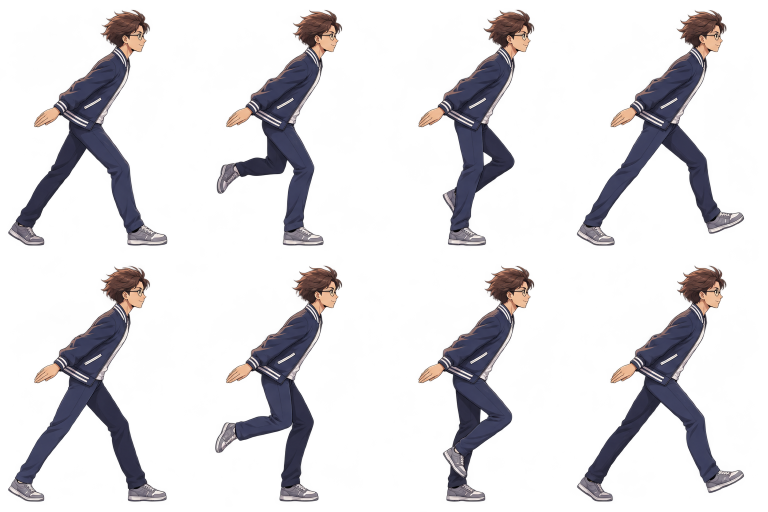
#> input picture art/protagonist/anime-run-ninja-v2/run-source.png, 1536 x 1024 px (shown at 1/2 size)
$ python register.py ../../anime-run-ninja-v2/run-source.png
#> lines starting #> are read from the running program, lines starting #| are printed output that depends on the picture
"""Measure complete grounded ninja cels and choose stable packing origins."""
from pathlib import Path
from PIL import Image
import json, numpy as np, sys, shutil

root=Path(__file__).resolve().parents[1]
source=Path(sys.argv[1]);im=Image.open(source)
#> further down, im is the input picture: PIL image 1536x1024 RGBA; mean R, G, B, A 70.4, 63.8, 69.9, 50.2
assert im.mode=='RGBA'
w,h=im.size;assert w%4==0 and h%2==0
#> after `w, h = im.size`: w = 1536; h = 1024
a=np.array(im.getchannel('A'))
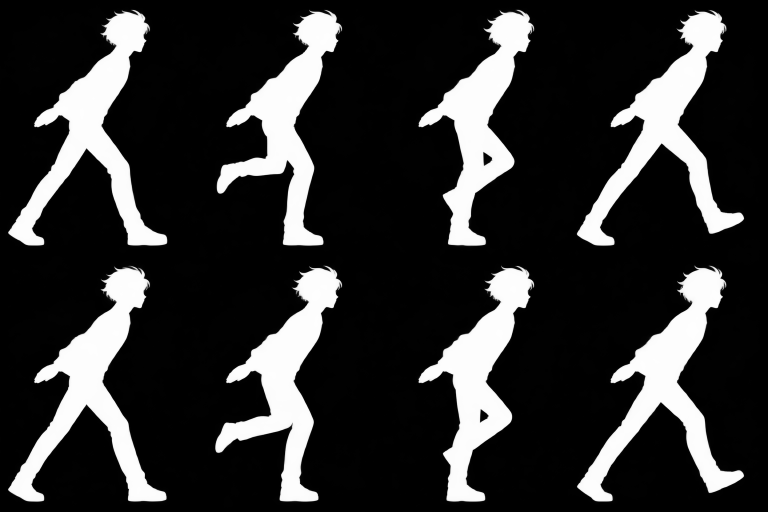
#> a: shape (1024, 1536) (shown at 1/2 size); min 0, max 254, mean 50.2
assert float((a<16).mean())>.65,'Visible background haze remains.'
fw,fh=w//4,h//2;ground=round(fh*.9375)
#> after `fw, fh = (w // 4, h // 2)`: fw = 384; fh = 512
#> after `ground = round(fh * 0.9375)`: ground = 480
measure=[]
for i in range(8):
 x=i%4*fw;y=i//4*fh;mask=a[y:y+fh,x:x+fw]
 yy,xx=np.where(mask>180);assert len(xx)>1000
 top,bottom=int(yy.min()),int(yy.max())
 head=mask[top:top+round((bottom-top)*.20)]
 hy,hx=np.where(head>180)
 measure.append({'sourceX':x,'sourceY':y,'top':top,'bottom':bottom,'left':int(xx.min()),'right':int(xx.max()),'headFrontX':int(hx.max())})
#> this loop made 8 passes
#> top on passes 1 to 8: 20, 21, 20, 21, 21, 20, 21, 20
#> pass 1, `mask = a[y:y + fh, x:x + fw]`:
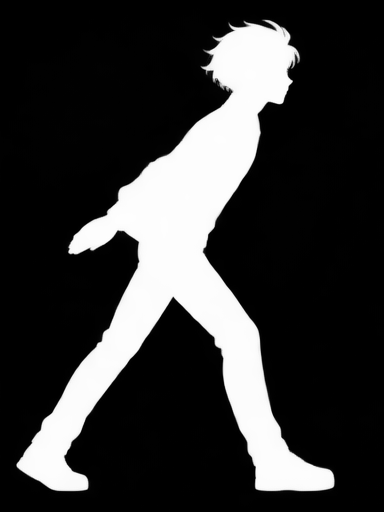
#> mask: shape (512, 384); min 0, max 254, mean 53.6
#> pass 1, `head=mask[top:top+round((bottom-top)*.20)]`:
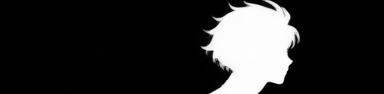
#> head: shape (94, 384); min 0, max 254, mean 42.3
#> pass 2, `mask = a[y:y + fh, x:x + fw]`:
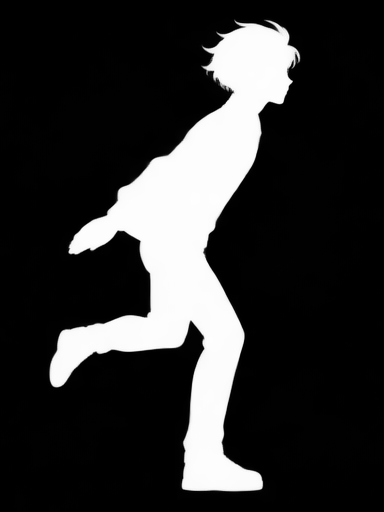
#> mask: shape (512, 384); min 0, max 254, mean 47.6
#> pass 2, `head=mask[top:top+round((bottom-top)*.20)]`:
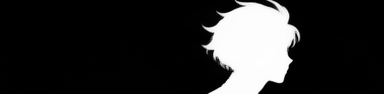
#> head: shape (94, 384); min 0, max 254, mean 42.2
#> after the loop, measure = 8 items
lower=max(m['headFrontX']-m['left']+3 for m in measure)
#> lower = 300
upper=min(m['headFrontX']+fw-4-m['right'] for m in measure)
#> upper = 344
assert lower<=upper,'No common horizontal anchor fits all full cels.'
anchor=max(lower,min(round(fw*.75),upper))
#> anchor = 300
print('Shared head anchor:',anchor)
#| Shared head anchor: 300
frames=[]
for i,m in enumerate(measure):
 flight=False
 dx=anchor-m['headFrontX']
 dy=ground-m['bottom']
 assert m['left']+dx>0 and m['right']+dx<fw-1
 assert m['top']+dy>0 and m['bottom']+dy<fh-1
 gap=ground-(m['bottom']+dy)
 frames.append({'index':i,'sourceX':m['sourceX'],'sourceY':m['sourceY'],'offsetX':dx,'offsetY':dy,'flight':flight,'floorGap':gap,'headFrontX':m['headFrontX']})
#> this loop made 8 passes
#> dx on passes 1 to 8: 2, 1, 1, 1, 2, 1, 1, 1
#> after the loop, frames = 8 items
shutil.copyfile(source,root/'run-source.png')
(root/'registration.json').write_text(json.dumps({'columns':4,'rows':2,'frameWidth':fw,'frameHeight':fh,'groundY':ground,'fps':12,'frames':frames},indent=2)+'\n')
print('Registered eight run cels:',im.size)
#| Registered eight run cels: (1536, 1024)
print('Support clearances:',[f['floorGap'] for f in frames])
#| Support clearances: [0, 0, 0, 0, 0, 0, 0, 0]
print('Offsets:',[(f['offsetX'],f['offsetY']) for f in frames])
#| Offsets: [(2, -10), (1, -10), (1, -10), (1, -10), (2, -10), (1, -10), (1, -10), (1, -10)]
